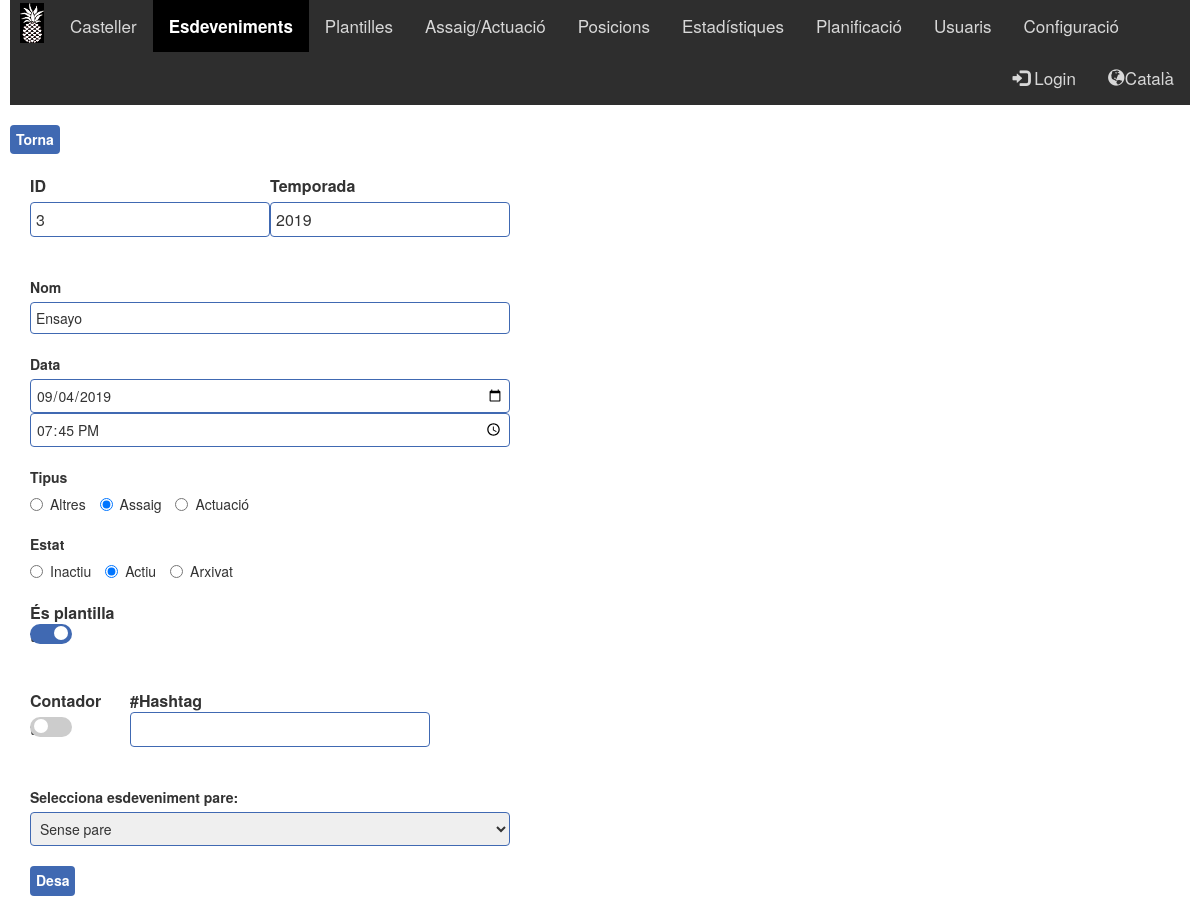
The app's page /Event_Fitxa.php?e=1&id=3 (signed in) with its own data.
### tables this page shows
CREATE TABLE `EVENT` (
  `Event_ID` int(11) NOT NULL,
  `Nom` varchar(100) NOT NULL,
  `Data` datetime NOT NULL,
  `Tipus` int(11) NOT NULL,
  `Estat` int(11) NOT NULL DEFAULT 1,
  `EVENT_PARE_ID` int(11) NOT NULL DEFAULT 0,
  `ESPLANTILLA` bit(1) DEFAULT NULL,
  `CONTADOR` bit(1) DEFAULT b'0',
  `HASHTAG` varchar(100) DEFAULT NULL,
  `TEMPORADA` varchar(100) NOT NULL
);

### Event_Fitxa.php (the view, shortened to what this page needs)
<html>
<head><meta http-equiv="Content-Type" content="text/html; charset=gb18030">
</head>
<?php include "$_SERVER[DOCUMENT_ROOT]/pinyator/Style.php";?>
<body>
<?php $menu=2; include "$_SERVER[DOCUMENT_ROOT]/pinyator/Menu.php";?>
<?php
$id = 0;
if (!empty($_GET['id']))
{
	$id = intval($_GET['id']);
}
$nom = "";
$estat = -1;
$tipus=0;
$hashtag="";
$temporada="";
$autofocus="";
echo "<form method='post' action='Event_Desa.php'>";
include "$_SERVER[DOCUMENT_ROOT]/pinyator/Connexio.php";
if ($id > 0)
{
	$sql="SELECT E.EVENT_ID, E.NOM,
	date_format(E.DATA, '%Y-%m-%d') AS DATA,
	date_format(E.DATA, '%H:%i') AS HORA,
	E.TIPUS, E.ESTAT, E.EVENT_PARE_ID, E.ESPLANTILLA,
	E.HASHTAG, E.CONTADOR, E.TEMPORADA
	FROM EVENT AS E
	WHERE E.EVENT_ID = ".$id."
	ORDER BY E.DATA, E.NOM ";
	$result = mysqli_query($conn, $sql);
	if (mysqli_num_rows($result) > 0)
	{
		while($row = mysqli_fetch_assoc($result))
		{
			$nom = $row["NOM"];
			$data = $row["DATA"];
			$hora = $row["HORA"];
			$estat = $row["ESTAT"];
			$tipus = $row["TIPUS"];
			$hashtag = $row["HASHTAG"];
			$temporada = $row["TEMPORADA"];
		}
	}
	else if (mysqli_error($conn) != "")
	{
		echo "Error: " . $sql . "<br>" . mysqli_error($conn);
	}
}
if (!empty($_GET["e"]))
{
	$estat=intval($_GET["e"]);
}
?>
<div>
  <a href="Event.php?e=<?php echo $estat?>" class="boto" >Torna</a>
</div>
<br>
<div style="position:absolute;width:500px">
  <div class="form_group">
  <table width=100%>
  <tr>
	<th>
		<label>ID</label>
	</th>
	<th>
		<label>Temporada</label>
	</th>
  </tr>
  <tr>
	<td>
		<input type="text" class="form_edit" name="id" value="<?php echo $id ?>" readonly>
	</td>
	<td>
		<input type="text" class="form_edit" name="temporada" value="<?php echo $temporada ?>" required>
	</td>
  </tr>
  </table>
<br><br>
	<label>Nom</label>
	<input type="text" class="form_edit" name="nom" value="<?php echo $nom ?>" required <?php echo $autofocus ?>>
<br><br>
	<label>Data</label>
	<input type="date" class="form_edit" name="data" value="<?php echo $data ?>" required>
	<input type="time" class="form_edit" name="hora" value="<?php echo $hora ?>" required>
<br><br>
	<label>Tipus</label><br>
	<label class="radio-inline"><input type="radio" name="tipus" <?php if($tipus==-1) echo"checked"?> value=-1>Altres</label>
	<label class="radio-inline"><input type="radio" name="tipus" <?php if($tipus==0) echo"checked"?> value=0>Assaig</label>
	<label class="radio-inline"><input type="radio" name="tipus" <?php if($tipus==1) echo"checked"?> value=1>Actuació</label>
<br><br>
	<label>Estat</label><br>
	<label class="radio-inline"><input type="radio" name="estat" <?php if($estat==-1) echo"checked"?> value=-1>Inactiu</label>
	<label class="radio-inline"><input type="radio" name="estat" <?php if($estat==1) echo"checked"?> value=1>Actiu</label>
	<label class="radio-inline"><input type="radio" name="estat" <?php if($estat==2) echo"checked"?> value=2>Arxivat</label>
<br><br>
	<table>
		<tr>
			<th>És plantilla</th>
		</tr>
		<tr>
			<td width=100px>
				<label class="switch">texte
					<span class="slider round"></span>
				</label>
			</td>
		</tr>
	</table>
  <br><br>
  	<table>
		<tr>
			<th>Contador</th><th>#Hashtag</th>
		</tr>
		<tr>
			<td width=100px>
				<label class="switch">texte
					<span class="slider round"></span>
				</label>
			</td>
			<td width=300px>
				<input type="text" class="form_edit" name="hashtag" value="<?php echo $hashtag ?>">
			</td>
		</tr>
	</table>
  <br><br>
  <label for="sel1">Selecciona esdeveniment pare:</label>
  <select class="form_edit" name="eventpareid">
	<option value=0>Sense pare</oprion>
  </select>
<br><br>
  <button type="Submit" class="boto">Desa</button>
</div>
</div>
</form>
   </body>
</html>

### Style_Custom.css (style rules this page uses)
.boto { display: inline-block; padding: 2px 6px; font-size: 14px; line-height: 1.8; vertical-align: bottom; -webkit-appearance: none; -moz-appearance: none; appearance: none; -webkit-box-shadow: none; -moz-box-shadow: none; box-shadow: none; -webkit-border-radius: 0; -moz-border-radius: 0; border-radius: 4px; color: #FFF; background-color: #4069B2; border-color:#1D51B2; border: none; text-align: center; white-space: nowrap; vertical-align: middle; cursor: pointer; -moz-user-select: none; background-image: none; font-weight: bold; }
div.form_group { padding-left: 20px; padding-bottom: 10px; }
.form_edit { border: 1px solid #4069B2; border-radius: 4px; width:100%; padding: 5px; }
.switch { position: relative; display: inline-block; width: 42px; height: 20px; }
.slider { position: absolute; cursor: pointer; top: 0; left: 0; right: 0; bottom: 0; background-color: #ccc; -webkit-transition: .4s; transition: .4s; }
.slider:before { position: absolute; content: ""; height: 14px; width: 14px; left: 4px; bottom: 4px; background-color: white; -webkit-transition: .4s; transition: .4s; }
input:checked + .slider { background-color: #4069B2; }
input:checked + .slider:before { -webkit-transform: translateX(20); -ms-transform: translateX(20px); transform: translateX(20px); }
.slider.round { border-radius: 18px; }
.slider.round:before { border-radius: 50%; }

### records on screen
event: temporada "2019", nom "Ensayo", Tipus "☐ Altres", Tipus "☑ Assaig", Tipus "☐ Actuació"

### other values on screen
_('Esdeveniments') "Esdeveniments"
_('Plantilles') "Plantilles"
_('Assaig/Actuació') "Assaig/Actuació"
_('Posicions') "Posicions"
_('Estadístiques') "Estadístiques"
_('Planificació') "Planificació"
_('Usuaris') "Usuaris"
_('Configuració') "Configuració"
$altLangName "Català"
